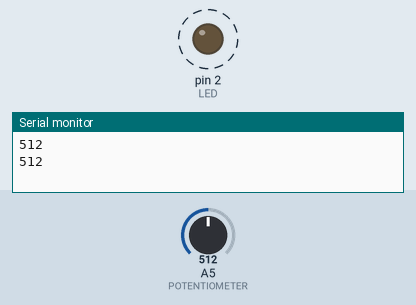
This sketch was run on a simulated Arduino Uno, built with avr-gcc and run on an emulated ATmega328P. Parts: output pins drawn as LEDs (lit = HIGH), the last lines printed to the serial monitor. Dashed ring = blinking. The test bench sets the inputs (shaded band); at power-on: A5 (POTENTIOMETER) = 512.

Above: at 1.8 s.
1.9 s: A5 (POTENTIOMETER) set to 122
At 2.51 s:
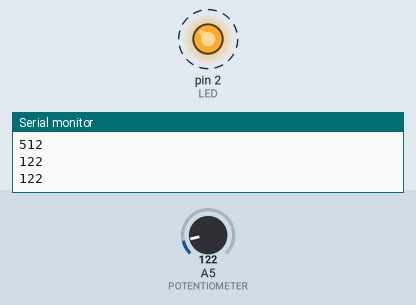
5.4 s: A5 (POTENTIOMETER) set to 0
At 5.45 s:
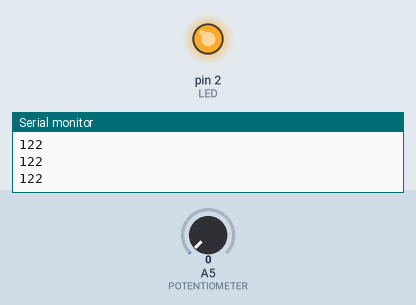
Timing chart, 0 to 14.9 s (numbered marks = the images above; inputs shaded):
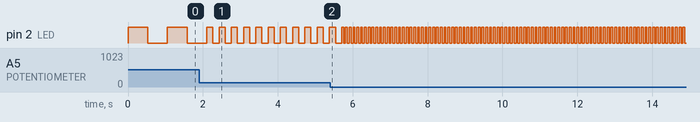

The sketch:

Luca_Marinelli_Potentiometer_LED.ino
```cpp
#define POTENTIOMETER A5
#define LED 2

void setup() {
  // Declaring Pins (OUTPUT or INPUT)
  pinMode(POTENTIOMETER, INPUT);
  pinMode(LED, OUTPUT);
  Serial.begin(9600); // Sets Up Serial for Communication
}

void loop() {
  int potAnalogValue = analogRead(POTENTIOMETER); // Analog Value From Potentiometer
  Serial.println(potAnalogValue); // Prints Potentiometer Value
  delay(1);

  int mappedDelay = map(potAnalogValue, 0, 1023, 50, 1000); // Map analog value to a delay range
  // map(value, fromLow, fromHigh, toLow, toHigh);

  // Turns LED On
  digitalWrite(LED, HIGH);
  delay(mappedDelay);

  // Turns LED Off
  digitalWrite(LED, LOW);
  delay(mappedDelay);
}
```

Measured:
- after the input at 1.9 s, pin 2 (LED): alternates HIGH for 0.16 s and LOW for 0.16 s, starting after 0.37 s
- by itself, pin 2 (LED): alternates HIGH for 0.53 s and LOW for 0.53 s
